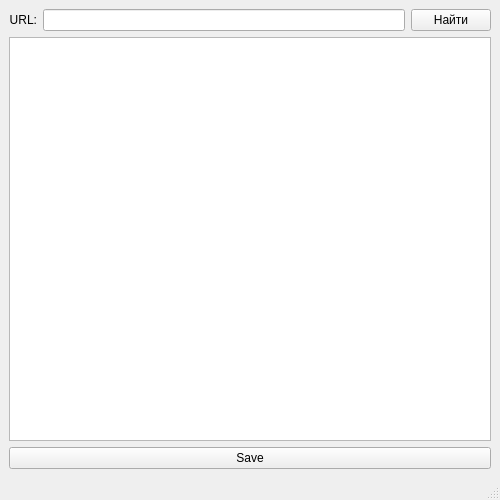
<?xml version="1.0" encoding="UTF-8"?>
<ui version="4.0">
 <class>MainWindow</class>
 <widget class="QMainWindow" name="MainWindow">
  <property name="geometry">
   <rect>
    <x>0</x>
    <y>0</y>
    <width>500</width>
    <height>500</height>
   </rect>
  </property>
  <property name="windowTitle">
   <string>MainWindow</string>
  </property>
  <widget class="QWidget" name="centralwidget">
   <layout class="QGridLayout" name="gridLayout">
    <item row="0" column="0">
     <widget class="QLabel" name="label">
      <property name="layoutDirection">
       <enum>Qt::LeftToRight</enum>
      </property>
      <property name="text">
       <string>URL:</string>
      </property>
      <property name="alignment">
       <set>Qt::AlignRight|Qt::AlignTrailing|Qt::AlignVCenter</set>
      </property>
     </widget>
    </item>
    <item row="0" column="1">
     <widget class="QLineEdit" name="lineEdit"/>
    </item>
    <item row="0" column="2">
     <widget class="QPushButton" name="pushButton_2">
      <property name="text">
       <string>Найти</string>
      </property>
     </widget>
    </item>
    <item row="1" column="0" colspan="3">
     <widget class="QPlainTextEdit" name="plainTextEdit"/>
    </item>
    <item row="2" column="0" colspan="3">
     <widget class="QPushButton" name="pushButton">
      <property name="text">
       <string>Save</string>
      </property>
     </widget>
    </item>
   </layout>
  </widget>
  <widget class="QMenuBar" name="menubar">
   <property name="geometry">
    <rect>
     <x>0</x>
     <y>0</y>
     <width>500</width>
     <height>21</height>
    </rect>
   </property>
  </widget>
  <widget class="QStatusBar" name="statusbar"/>
 </widget>
 <resources/>
 <connections/>
</ui>
